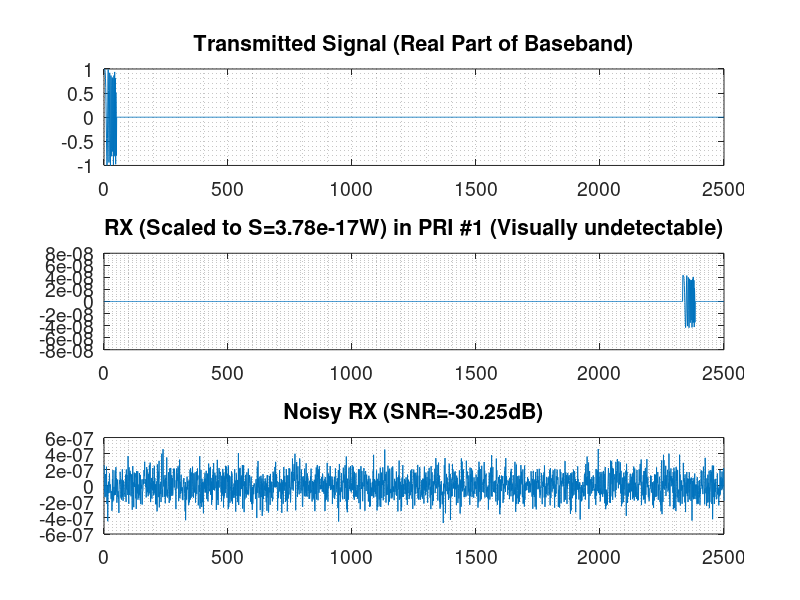

Write MATLAB code to recreate this figure. (Note: this script raises an error after producing the figure.)
function Correlation()
    close all;
    pkg load signal;
    clc;

    % =================================================================
    % 1. DEFINE RADAR and TARGET PARAMETERS (PHYSICAL & SYSTEM)
    % =================================================================
    c = 3e8;                                % light speed (m/s)
    T = 1e-6;                               % Pulse duration (s)
    fs = 50e6;                              % Sampling frequency (Hz)
    f_c = 10e9;                             % Carrier frequency (10 GHz - X-band)

    % --- MEDIUM RANGE PARAMETERS ---
    PRI = 50e-6;                            % PRI for max range 7.5 km
    target_dist = 7000;                     % Target at 7030 m (Multiple of 3m res.)

    % --- System & Target Physical Parameters (RADAR Range Equation) ---
    % Pt adjusted for a Single-Pulse SNR_in ~ -17 dB at 7 km
    Pt = 100.00;                            % FINAL Pt: 160 W, Realistic Medium Power
    G_dB = 20;                              % Antenna Gain (dBi)
    G = 10^(G_dB / 10);                     % Antenna Gain (unitless)
    lambda = c / f_c;                       % Wavelength (m)
    sigma = 1;                              % Target RCS (m^2)
    B = 1/T;                                % Receiver Bandwidth (Hz, Matched Filter)
    F = 2;                                  % Noise Figure (Unitless, approx 3 dB)
    L = 5;                                  % System Loss Factor (Unitless, approx 7 dB)

    % Constants
    k = 1.380649e-23;                       % Boltzmann's Constant (J/K)
    T0 = 290;                               % Standard Noise Temperature (K)

    % Integration
    Np = 8;                                 % <<< Set to 1 for UNDETECTABLE, then 100 for SUCCESS >>>

    % --- Practical Noise Components ---
    f_ripple = 120;
    V_ripple_rms = 5e-7;
    R_ref = 50;
    P_ripple = V_ripple_rms^2 / R_ref;

    % =================================================================
    % 2. TX SIGNAL GENERATION (COMPLEX BASEBAND)
    % =================================================================
    Ns = round(PRI*fs);                     % Samples per PRI (2500 samples)
    N = round(T * fs);                      % Pulse samples (N=50, MF Gain is 16.99 dB)
    t_pulse = (0:N-1)/fs;
    B_chirp = 20e6;                         % Chirp bandwidth (20 MHz ??? ~7.5 m range resolution)
    k_chirp = B_chirp / T;                  % Chirp rate
    tx_signal_bb = exp(1i * pi * k_chirp * 1 * t_pulse.^2);   % LFM chirp

    TX = zeros(Ns, Np);
    for p = 1:Np
        TX(1:N, p) = tx_signal_bb;
    end

    s1 = subplot(3,1,1);
    plot(real(TX(:,1)));
    set( s1, 'title', 'Transmitted Signal (Real Part of Baseband)' , 'fontsize', 14);
    grid minor on;

    % =================================================================
    % 3. RX SIGNAL GENERATION & SCALING
    % =================================================================

    time_delay = 2 * target_dist / c;
    d = round(time_delay * fs);

    % --- Calculate Single-Pulse SNR using RADAR Range Equation ---
    R = target_dist;
    Denominator_Loss = (4 * pi)^3 * R^4 * L;
    S_watts = (Pt * G^2 * lambda^2 * sigma) / Denominator_Loss;

    N_thermal_watts = k * T0 * B * F * L;

    SNR_single_ratio = S_watts / N_thermal_watts;
    SNR_single_dB = 10 * log10(SNR_single_ratio);

    fprintf(' Gain of TX/RX antenna and Calculated System Parameters (R=%.0fm):\n', R);
    fprintf(' Antenna gain for both TX & RX: %d dBi\n', G_dB);
    fprintf('  - Pt: %.2f W, MF Gain: %.2f dB\n', Pt, 10*log10(N));
    fprintf('  - Single-Pulse SNR (Theoretical): %.2f dB\n', SNR_single_dB);
    fprintf('  - S_watts: %.2e W, N_thermal: %.2e W\n', S_watts, N_thermal_watts);

    % --- Calculate Noise Standard Deviations ---
    sigma_n_thermal = sqrt(N_thermal_watts / 2);
    sigma_n_ripple = sqrt(P_ripple / 2);

    % --- RX matrix: delayed copy per pulse (Complex) ---
    RX_ideal = zeros(Ns, Np); % <<< FIXED: Initialized RX_ideal here >>>
    f_d = 200; % Doppler shift in Hz
    for p = 1:Np
        if d+N-1 <= Ns
            RX_ideal(d+1:d+N, p) = tx_signal_bb .* exp(1i * 2*pi * f_d * (t_pulse + (p-1)*PRI));
        end
    end

    % --- Scale the IDEAL RX signal to match the required S_watts ---
    % Note: RX_ideal is now defined from line 90
    P_ideal_current = mean(abs(RX_ideal(:)).^2);
    scale_factor = sqrt(S_watts / P_ideal_current);
    RX_scaled = RX_ideal * scale_factor;

    s2 = subplot(3,1,2);
    plot(real(RX_scaled(:,1)));
    grid minor on;
    set(s2, 'title', sprintf('RX (Scaled to S=%.2eW) in PRI #1 (Visually undetectable)', S_watts) , 'fontsize', 14);


    % 4. Add AWGN and Ripple Noise

    noise_thermal = sigma_n_thermal * (randn(size(RX_scaled)) + 1i * randn(size(RX_scaled)));

    t_full = (0:Ns*Np-1)/fs;
    ripple_i = sigma_n_ripple * sin(2*pi*f_ripple*t_full);
    ripple_q = sigma_n_ripple * cos(2*pi*f_ripple*t_full);
    noise_ripple_full = (ripple_i + 1i * ripple_q).';
    noise_ripple = reshape(noise_ripple_full, Ns, Np);

    noisy_rx_sig = RX_scaled + noise_thermal + noise_ripple;

    s3 = subplot(3,1,3);
    plot(real(noisy_rx_sig(:,1)));
    grid minor on;
    set( s3, 'title', sprintf('Noisy RX (SNR=%.2fdB)', SNR_single_dB) , 'fontsize', 14);

    % =================================================================
    % 5. MATCHED FILTERING & COHERENT INTEGRATION
    % =================================================================

    h = conj(fliplr(tx_signal_bb)) / norm(tx_signal_bb);
    %% Taking 16-bit signed golden I & Q from h signal to store it in the ROM
    adc_count = 2^15-1;
    h_int = round(h * adc_count);
    %% Below lines are used to provide VHDL Chirp I & Q ROM values
    printf('    signal chirp_ampl_s: chirp_rom:= (\n\r');
    for i = 1:length(h_int)
      printf('x"%s",\n\r',dec2hex(int16(real(h_int(i))),4));
    end
    printf(');\n\r');
    printf('    signal chirp_phs_s: chirp_rom:= (\n\r');
    for i = 1:length(h_int)
      printf('x"%s",\n\r',dec2hex(int16(imag(h_int(i))),4));
    end

    printf(');\n\r');


    MF = zeros(Ns+N-1, Np);
    %% The received signal is attenuated and buried beneath the noise floor,
    %% necessitating amplification via an LNA or AGC at the analog front-end.
    %% We normalize the raw input by its peak magnitude to ensure the ADC
    %% utilizes its full dynamic range, preventing underflow or saturation
    %% during fixed-point operations.
    peak_rx = max(noisy_rx_sig(:));                       % find max
    norm_noisy_rx = noisy_rx_sig./peak_rx;              % normalize noisy rx
    norm_noisy_rx_int = round(norm_noisy_rx * adc_count);
    for p = 1:Np
        MF(:, p) = myconv(norm_noisy_rx_int(:, p), h_int);
    end

    expected_conv_idx = d + N;
    half_win = round(2.5 * N);
    win_idx = max(1, expected_conv_idx - half_win) : min(size(MF,1), expected_conv_idx + half_win);
    coherent_sum = sum(MF(win_idx, :), 2);

    lag_samples_vec = win_idx - N;
    lag_axis_s = lag_samples_vec / fs;
    range_axis = (lag_axis_s * c) / 2;

    single_pulse_result = MF(win_idx, 1);

    % =================================================================
    % 6. PLOTTING & DIAGNOSTICS
    % =================================================================

    figure('Name', sprintf('Integration Comparison (Np=%d, SNR=%.2fdB)', Np, SNR_single_dB));

    s_comp = subplot(2,1,1);
    plot(range_axis, abs(single_pulse_result), 'b', 'LineWidth', 1.2);
    hold on;
    plot(range_axis, abs(coherent_sum), 'r', 'LineWidth', 1.2);
    title(sprintf('Coherent Integration vs. Single Pulse (Np=%d)', Np));
    xlabel('Range (m)');
    ylabel('Amplitude');
    legend('Single Pulse', sprintf('Coherent Sum (Gain: %.1fdB)', 10*log10(Np)));
    grid on;

    s_db = subplot(2,1,2);
    plot(range_axis, 20*log10(abs(single_pulse_result)+eps), 'b', 'LineWidth', 1.2);
    hold on;
    plot(range_axis, 20*log10(abs(coherent_sum)+eps), 'r', 'LineWidth', 1.2);
    title('Matched Filter Output (dB)');
    xlabel('Range (m)');
    ylabel('20*log10(|R|) [dB]');
    legend('Single Pulse', sprintf('Coherent Sum (Np=%d)', Np));
    grid on;

    % --- compute observed SNR ---
    [peak_val_single, ~] = max(abs(single_pulse_result));
    [peak_val_coherent, peak_idx] = max(abs(coherent_sum));

    len_cs = length(coherent_sum);
    noise_region = 1 : max(1, peak_idx - round(3*N));

    if isempty(noise_region) || length(noise_region) < 10
        noise_region = [1:round(0.2*len_cs), round(0.8*len_cs):len_cs];
    end

    noise_rms_coherent = sqrt(mean(abs(coherent_sum(noise_region)).^2));

    SNR_dB_observed = 20*log10(peak_val_coherent / noise_rms_coherent);

    noise_rms_single = noise_rms_coherent / sqrt(Np);
    SNR_dB_single_observed = 20*log10(peak_val_single / noise_rms_single);

    fprintf('\n--- Observed Results ---\n');
    fprintf('MF Output SNR (Theoretical, Np=1): %.2f dB\n', SNR_single_dB + 10*log10(N));
    fprintf('Coherent Integration Gain (Theoretical): +%.2f dB\n', 10*log10(Np));
    fprintf('Single Pulse Observed SNR (MF Output): %.2f dB\n', SNR_dB_single_observed);
    fprintf('Coherent Sum Observed SNR (MF Output): %.2f dB\n', SNR_dB_observed);
    fprintf('Observed SNR Improvement (Coherent): %.2f dB\n', SNR_dB_observed - SNR_dB_single_observed);

    % --- Range estimate ---
    peak_conv_idx = win_idx(1) + peak_idx - 1;
    lag_samples_est = peak_conv_idx - N;
    R_est = (lag_samples_est / fs) * c / 2;
    fprintf('Estimated range: %.2f m (Target: %.0f m)\n', R_est, target_dist);

end
